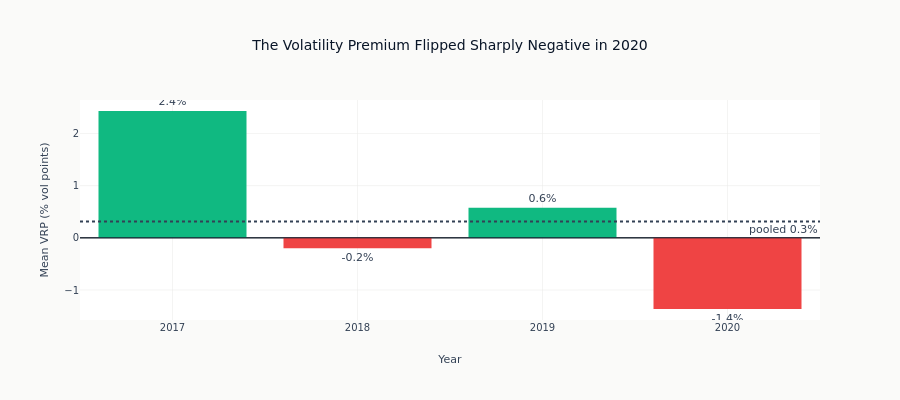

Notebook source saved alongside this figure:
### Markdown cell above
#### VRP by Regime

The premium is a thin positive number in calm years and inverts sharply in
2020. A single-year sample would tell either half of this story in isolation;
the pooled window keeps both in view.

### Code cell
_years = vrp_by_year["year"].to_list()
_means = [v * 100 for v in vrp_by_year["vrp_mean"].to_list()]
fig_year = go.Figure()
fig_year.add_trace(
    go.Bar(
        x=_years,
        y=_means,
        marker_color=[COLORS["positive"] if m >= 0 else COLORS["negative"] for m in _means],
        text=[f"{m:.1f}%" for m in _means],
        textposition="outside",
        name="Mean VRP",
    )
)
fig_year.add_hline(
    y=vrp_mean * 100,
    line_dash="dot",
    line_color=COLORS["neutral"],
    annotation_text=f"pooled {vrp_mean * 100:.1f}%",
    annotation_position="bottom right",
)
fig_year.add_hline(y=0, line_color=COLORS["blue"], line_width=1)
fig_year.update_layout(
    title="The Volatility Premium Flipped Sharply Negative in 2020",
    template="ml4t",
    height=400,
    yaxis_title="Mean VRP (% vol points)",
    xaxis_title="Year",
    showlegend=False,
)
fig_year.update_xaxes(tickmode="array", tickvals=_years)
fig_year.show()

### Figure 1 — Plotly figure (JSON) as saved in the notebook; plotly's stock layout.template omitted (floating-point values rounded to 4 significant figures)
{"data": [{"marker": {"color": ["#10b981", "#ef4444", "#10b981", "#ef4444"]}, "name": "Mean VRP", "text": ["2.4%", "-0.2%", "0.6%", "-1.4%"], "textposition": "outside", "type": "bar", "x": [2017, 2018, 2019, 2020], "y": [2.43, -0.2009, 0.5774, -1.364]}], "layout": {"annotations": [{"showarrow": false, "text": "pooled 0.3%", "x": 1, "xanchor": "right", "xref": "x domain", "y": 0.3133, "yanchor": "top", "yref": "y"}], "height": 400, "shapes": [{"line": {"color": "#334155", "dash": "dot"}, "type": "line", "x0": 0, "x1": 1, "xref": "x domain", "y0": 0.3133, "y1": 0.3133, "yref": "y"}, {"line": {"color": "#0a1628", "width": 1}, "type": "line", "x0": 0, "x1": 1, "xref": "x domain", "y0": 0, "y1": 0, "yref": "y"}], "showlegend": false, "title": {"text": "The Volatility Premium Flipped Sharply Negative in 2020"}, "xaxis": {"tickmode": "array", "tickvals": [2017, 2018, 2019, 2020], "title": {"text": "Year"}}, "yaxis": {"title": {"text": "Mean VRP (% vol points)"}}}}
